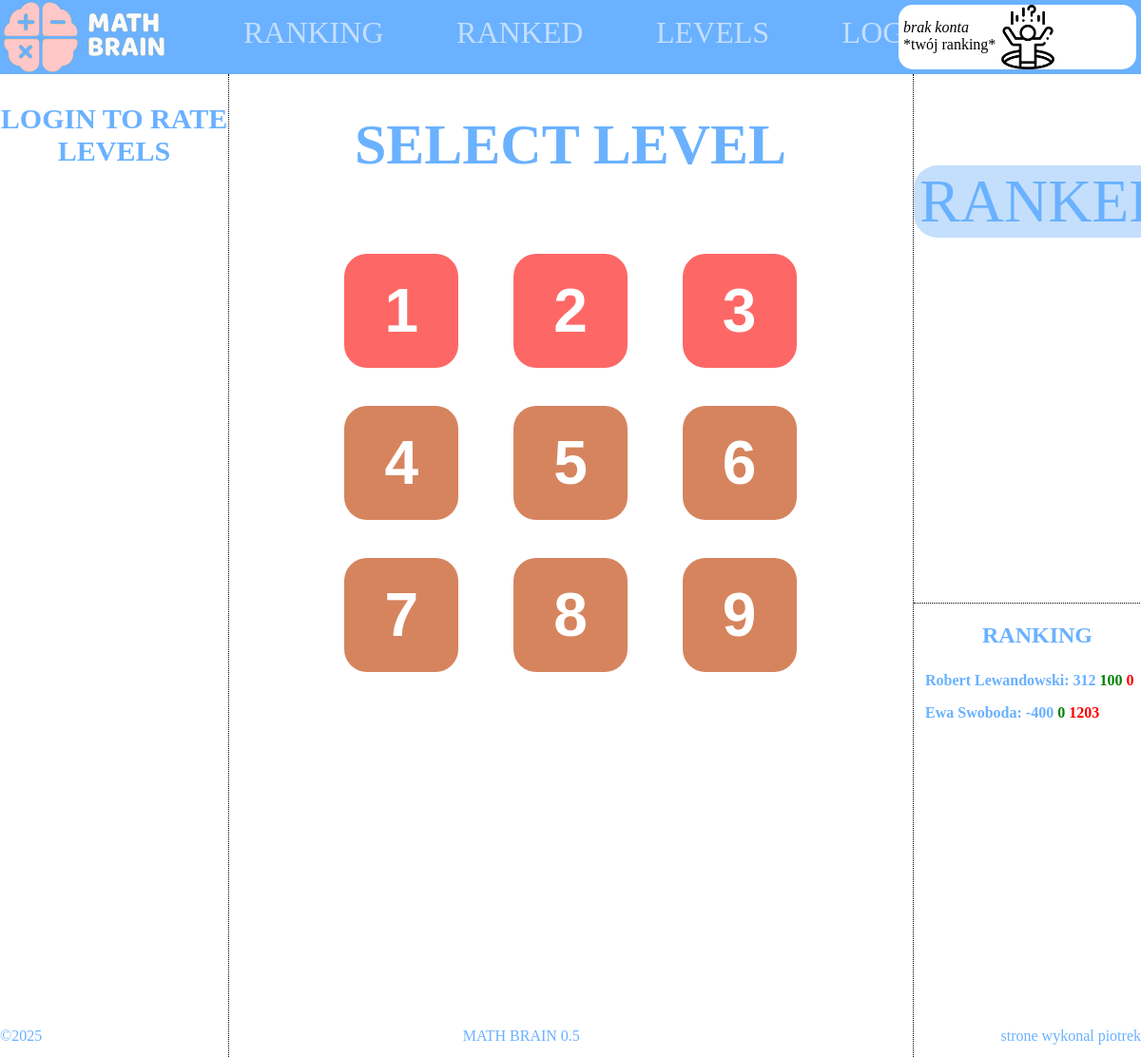
Page /main/lobby.php on the committed database.
### tables this page shows
CREATE TABLE `poziom` (
  `id_poziom` int(11) NOT NULL,
  `nazwa` varchar(100) NOT NULL,
  `opis` text NOT NULL,
  `trudnosc` int(11) NOT NULL,
  `id_autor` int(11) NOT NULL
);

CREATE TABLE `ranking` (
  `id_ranking` int(11) NOT NULL,
  `id_uzytkownik` int(11) NOT NULL,
  `wygrane` int(11) NOT NULL DEFAULT 0,
  `przegrane` int(11) NOT NULL DEFAULT 0,
  `ranking` int(11) NOT NULL DEFAULT 0
);

CREATE TABLE `uzytkownik` (
  `id_uzytkownik` int(11) NOT NULL,
  `nick` varchar(30) NOT NULL,
  `telefon` varchar(15) NOT NULL,
  `haslo` varchar(255) NOT NULL,
  `ranking` int(11) DEFAULT 0,
  `rola` tinyint(1) NOT NULL DEFAULT 0,
  `plec` tinyint(1) NOT NULL,
  `poziom` int(11) NOT NULL DEFAULT 1
);

### main/lobby.php (the view, shortened to what this page needs)
<?php include_once '../inc/header.php';?>
<?php include_once '../baza.php';?>
<!DOCTYPE html>
<html lang="en">
<head>
    <link rel="stylesheet" href="lobby.css">
</head>
<body>
    <div id="lewo">
    <form action="" method="post">
<?php
if (isset($_SESSION["nazwa"])) {
    $dane = 'SELECT * FROM uzytkownik where nick = "' . $_SESSION["nazwa"] . '"';
    $daneResult = mysqli_query($conn, $dane);
    $daneRow = mysqli_fetch_assoc($daneResult);
    if ($daneRow["poziom"] < 2) {
        echo '<h3>Przejdź poziom, aby go ocenić</h3>';
    } else {
        $idPoziom = $daneRow["poziom"] - 1;
        echo '<h3>RATE LVL ' . $idPoziom . '</h3>';
        if (!isset($_POST['gwiazdki'])) {
            for ($a = 1; $a <= 5; $a++) {
                echo '<button type="submit" id="gwiazdki" name="gwiazdki" value="' . $a . '">
                        <img src="poziomy/gwiazdka.png" alt="gwiazdka" width=60px>
                      </button>';
            }
        }
        if (isset($_POST['gwiazdki'])) {
            $ocena = (int)$_POST['gwiazdki'];
            $sqlSprawdzenie = 'SELECT id_komentarz, komentarz FROM komentarz WHERE id_uzytkownik = ' . $daneRow["id_uzytkownik"] . ' AND id_poziom = ' . $idPoziom . ';';
            $sqlSprawdzenieWyslij = mysqli_query($conn, $sqlSprawdzenie);
            if (mysqli_num_rows($sqlSprawdzenieWyslij) > 0) {
                $daneSprawdzenie = mysqli_fetch_assoc($sqlSprawdzenieWyslij);
                $idKomentarza = $daneSprawdzenie['id_komentarz'];
                $twojKomentarz = $daneSprawdzenie['komentarz'];
                $sqlUpdate = 'UPDATE komentarz SET ocena = ' . $ocena . ' WHERE id_komentarz = ' . $idKomentarza . ';';
                mysqli_query($conn, $sqlUpdate);
            } else {
                $sqlInsert = 'INSERT INTO komentarz (id_uzytkownik, id_poziom, ocena) VALUES (' . $daneRow["id_uzytkownik"] . ', ' . $idPoziom . ', ' . $ocena . ');';
                mysqli_query($conn, $sqlInsert);
            }
            if(!isset($twojKomentarz)){
                $twojKomentarz = '';
            }
            echo '<br><textarea name="komentarz" rows="4" cols="30" style="border-radius: 10%">'. $twojKomentarz .'</textarea><br>';
            echo '<button type="submit" name="wyslij" id="wyslij">WYŚLIJ</button>';
        }
        if (isset($_POST['wyslij']) && !empty($_POST['komentarz'])) {
            $komentarz = mysqli_real_escape_string($conn, $_POST['komentarz']);
            $sqlSprawdzenie = 'SELECT id_komentarz FROM komentarz WHERE id_uzytkownik = ' . $daneRow["id_uzytkownik"] . ' AND id_poziom = ' . $idPoziom . ';';
            $sqlSprawdzenieWyslij = mysqli_query($conn, $sqlSprawdzenie);
            if (mysqli_num_rows($sqlSprawdzenieWyslij) > 0) {
                $daneSprawdzenie = mysqli_fetch_assoc($sqlSprawdzenieWyslij);
                $idKomentarza = $daneSprawdzenie['id_komentarz'];
                $sqlUpdateKomentarz = 'UPDATE komentarz SET komentarz = "' . $komentarz . '" WHERE id_komentarz = ' . $idKomentarza . ';';
                mysqli_query($conn, $sqlUpdateKomentarz);
            } else {
                echo "<p>first rate with stars.</p>";
            }
        }
    }
?>
</form>
<?php
    $ocenaTwoja = 'SELECT uzytkownik.nick AS nick, ocena, komentarz, id_poziom, id_komentarz
    FROM komentarz
    INNER JOIN uzytkownik
    ON komentarz.id_uzytkownik = uzytkownik.id_uzytkownik
    WHERE komentarz.id_uzytkownik = ' . $daneRow["id_uzytkownik"] . '
    AND id_poziom = ' . ($daneRow["poziom"] - 1) . ';';
    $ocenaTwojaResult = mysqli_query($conn, $ocenaTwoja);
    $ocenaTwojaRow = mysqli_fetch_assoc($ocenaTwojaResult);
    if ($ocenaTwojaRow) {
        echo '<p>rate again to edit, click to delete.</p>';
        echo '<div id="twojaOcena" >';
        echo '<p><i>'. $daneRow["nick"].': </i>';
        for($a = 1; $a <= $ocenaTwojaRow['ocena']; $a++){
            echo  '<img src="poziomy/gwiazdka.png" alt="gwiazdka" width=7%>';
        }
        echo '<br> - ' . $ocenaTwojaRow['komentarz'] . '.</p>';
        echo '</div>';
    }
    $srednaOcen = 'SELECT ROUND(AVG(`ocena`)) AS sredniaOcena FROM komentarz WHERE id_poziom ='.($daneRow["poziom"] - 1) . ';';
    $sredniaOcenResult = mysqli_query($conn, $srednaOcen);
    $sredniaOcenRow = mysqli_fetch_assoc($sredniaOcenResult);
    $opinieUzytkownikow = 'SELECT uzytkownik.nick AS nick, komentarz.ocena, komentarz.komentarz FROM komentarz JOIN uzytkownik ON komentarz.id_uzytkownik = uzytkownik.id_uzytkownik WHERE id_poziom ='.($daneRow["poziom"] - 1) . ';';
    $opinieUzytkownikowResult = mysqli_query($conn, $opinieUzytkownikow);
    echo '<h3> AVERAGE RATING </h3>';
    for ($b = 0; $b<$sredniaOcenRow['sredniaOcena']; $b++){
        echo '<img src="poziomy/gwiazdka.png" alt="gwiazdka" width=60px>';
    }
    echo '<h4><br>COMMENTS<br></h4>';
    while($opinieUzytkownikowRow = mysqli_fetch_assoc($opinieUzytkownikowResult)){
         echo '<div id="opinieUz">';
         echo '<p><strong>'. $opinieUzytkownikowRow['nick'] . ': </strong>';
         for($a = 1; $a <= $opinieUzytkownikowRow['ocena']; $a++){
            echo  '<img src="poziomy/gwiazdka.png" alt="gwiazdka" width=7%>';
        }
        echo '<br> '. $opinieUzytkownikowRow['komentarz']. '</p></div>';
    }
}
else{
    echo '<h3> LOGIN TO RATE LEVELS </h3>';
}
?>
    </div>
    <div id="srodek">
    <h1>SELECT LEVEL</h1>
    <div id="poziomy">
        <?php
                $sqlPoziomy = "SELECT * FROM `poziom`;";
                $sqlPoziomyResult = mysqli_query($conn, $sqlPoziomy);
                if (mysqli_num_rows($sqlPoziomyResult) > 0) {
                    for ($i = 0; $i < mysqli_num_rows($sqlPoziomyResult); $i++) {
                        $row = mysqli_fetch_assoc($sqlPoziomyResult);
                        if (!isset($_SESSION["nazwa"])) {
                            if ($i > 2) {
                                echo "<input class='poziom' type='button' value='" . $row['id_poziom'] . "' ' style='background-color: rgb(214, 132, 94);' onclick='komunikatShow()'>";
                            } else {
                                echo "<a href='poziomy/" . $row['id_poziom'] . ".php'><input class='poziom' type='button' value='" . $row['id_poziom'] . "'></a>";
                            }
                        }
                    }
                } else {
                    echo "błąd";
                }
?>
    </div>
    </div>
    <div id="prawo">
        <div id="prawogora">
        <?php
        if(isset($_SESSION["nazwa"])){
        echo '<a href="/mathbrain/main/ranked/ranked.php"><button id="rankingowy">RANKED</button></a></div>';
        }
        else{
            echo '<input type="button" class="rankingowy" onclick="komunikatShow()" value="RANKED"></div>';
        }
        ?>
        <div id="prawodol"><h2>RANKING</h2>
        <?php
        $pozycjerankingowe = 'SELECT wygrane, przegrane, ranking.ranking AS ranking, uzytkownik.nick AS nick FROM `ranking` INNER JOIN uzytkownik ON uzytkownik.id_uzytkownik = ranking.id_uzytkownik;';
        $pozycjerankingoweResult = mysqli_query($conn, $pozycjerankingowe);
        while($pozycjerankingoweRow = mysqli_fetch_assoc($pozycjerankingoweResult)){
            echo ' <p id="pozycjarankingowa"> '. $pozycjerankingoweRow['nick'] . ':<strong> ' . $pozycjerankingoweRow['ranking'];
            echo '</strong> <span id="wygrane">' . $pozycjerankingoweRow['wygrane'] . '</span> ';
            echo ' <span id="przegrane">' . $pozycjerankingoweRow['przegrane'] . '</span> ';
            echo '</p>';
        }
        ?>
    </div>
    </div>
</body>
</html>
<?php include_once '../inc/footer.php';?>

### inc/headerstyle.css (style rules this page uses)
body { margin: 0; }

### main/lobby.css (style rules this page uses)
body { background-color: white; overflow: auto; margin: 0; color: #6ab1ff; font-family: 'Baloo'; }
#lewo { position: absolute; top: 78px; left: 0; width: 20%; height: 100%; border-right: 1px dotted black; overflow: auto; }
#srodek { position: absolute; top: 78px; left: 20%; width: 60%; height: 100%; text-align: center; overflow: auto; }
.poziom { cursor: pointer; }
#prawo { border-left: 1px dotted black; position: absolute; top: 78px; width: 20%; left: 80%; height: 100%; overflow: auto; }
#prawogora { text-align: center; justify-content: center; width: 100%; height: 50%; overflow: auto; }
#prawodol { border-top: 1px dotted black; top: 35%; height: 50%; width: 100%; }
h1 { font-size: 60px; }
#poziomy { top: 20%; width: 100%; display: grid; grid-template-columns: repeat(3, auto); justify-content: center; column-gap: 8%; row-gap: 40px; padding-top: 40px; }
.poziom, .poziomDone, .poziomNext { background-color: #fd6866; border-radius: 20%; width: 120px; height: 120px; font-size: 400%; color: white; font-weight: bolder; cursor: pointer; border: none; }
#rankingowy, .rankingowy { background-color: #c4dffc; border: none; color: #6ab1ff; font-family: 'Baloo'; margin-top: 40%; width: auto; height: auto; font-size: 400%; border-radius: 25px; cursor: pointer; }
h2 { position: absolute; left: 30%; }
h3 { font-size: 30px; }
#lewo { text-align: center; }
#pozycjarankingowa { position: relative; top: 10%; left: 5%; font-weight: bold; }
#wygrane { color: green; }
#przegrane { color:red; }

### inc/stopkastyle.css (style rules this page uses)
body { margin: 0; overflow: auto; }

### rows in the picture
poziom: id_poziom "1"
poziom: id_poziom "2"
poziom: id_poziom "3"
poziom: id_poziom "4"
poziom: id_poziom "5"
poziom: id_poziom "6"
poziom: id_poziom "7"
poziom: id_poziom "8"
poziom: id_poziom "9"
ranking: id_uzytkownik.nick "Robert Lewandowski", ranking "312", wygrane "100", przegrane "0"
ranking: id_uzytkownik.nick "Ewa Swoboda", ranking "-400", wygrane "0", przegrane "1203"
